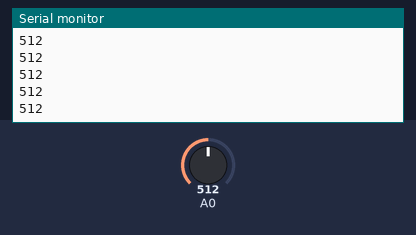
Bench run of a sketch on a simulated Arduino Uno, built with avr-gcc and run on an emulated ATmega328P. On the bench: the last lines printed to the serial monitor. Inputs (shaded band) come from the test bench; at power-on: A0 = 512.

Above: at 1.2 s.
1.3 s: A0 set to 716
At 1.31 s:
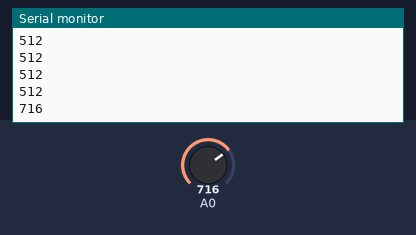
2.8 s: A0 set to 900
At 2.81 s:
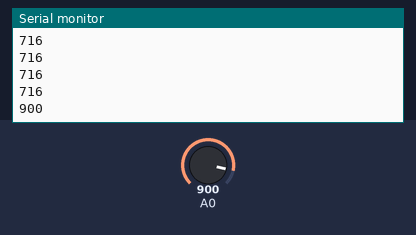
Timing chart, 0 to 5.8 s (numbered marks = the images above; inputs shaded):
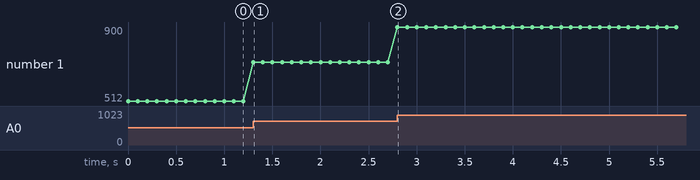

Measured:
- after the input at 1.3 s, the serial monitor: prints a new line at once (image 1)
- after the input at 2.8 s, the serial monitor: prints a new line at once (image 2)
- plotted number 1: 512 → 716 after the input at 1.3 s, 716 → 900 after the input at 2.8 s

The sketch:

LIDAR_Sensor_Practice.ino
```cpp
//prints LIDAR value to serial monitor
//wire sensor so white wire goes to A0, red wire goes to 5V, and black wire to GND


void setup() {
  // put your setup code here, to run once:
  pinMode(A0, INPUT);
  Serial.begin(9600);
}

void loop() {
  // put your main code here, to run repeatedly:
  int x = analogRead(A0);
  Serial.println(x);
  unsigned long startWait = millis();
  while (millis()-startWait<100){
    }
}
```
